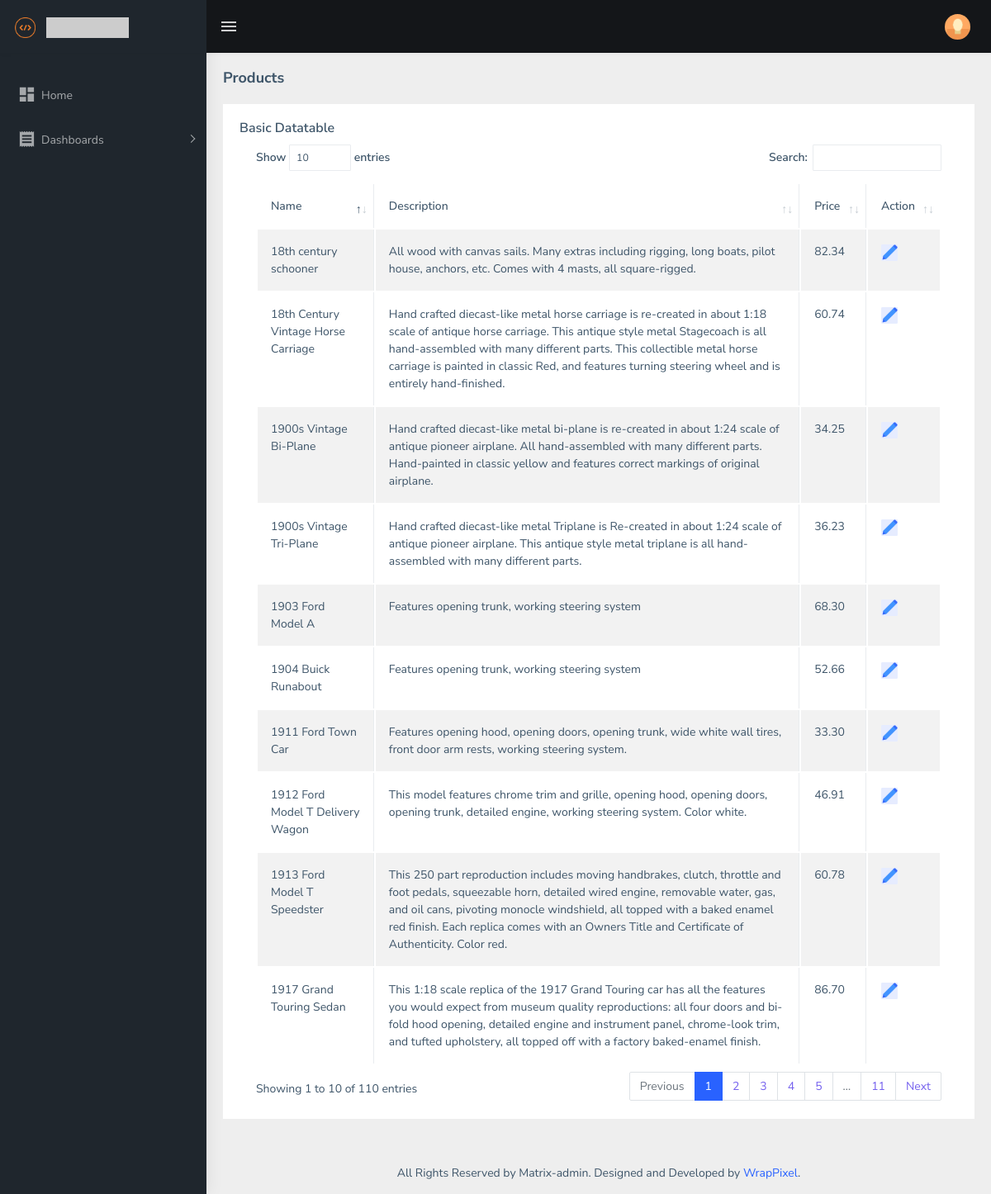
/dashboard/products/index.php, run on the app's committed database.
### tables this page shows
CREATE TABLE `products` (
  `productCode` varchar(15) NOT NULL,
  `productName` varchar(70) NOT NULL,
  `productLine` varchar(50) NOT NULL,
  `productScale` varchar(10) NOT NULL,
  `productVendor` varchar(50) NOT NULL,
  `productDescription` text NOT NULL,
  `quantityInStock` smallint(6) NOT NULL,
  `buyPrice` decimal(10,2) NOT NULL,
  `MSRP` decimal(10,2) NOT NULL
);

### dashboard/products/index.php (the view, shortened to what this page needs)
<?php
include "../includes/connect_database.php";
$query = '
select p.productName, p.productDescription, p.buyPrice as price, p.productCode as code
from products as p';
$result = $connect->query($query);
$rows = $result->fetchAll(PDO::FETCH_ASSOC);
?>
<!DOCTYPE html>
<html dir="ltr" lang="en">
<?php include "../includes/head.php"; ?>
<body>
    <?php include "../includes/header.php"; ?>
    <?php include "../includes/aside.php"; ?>
    <div class="page-wrapper">
        <div class="page-breadcrumb">
            <div class="row">
                <div class="col-12 d-flex no-block align-items-center">
                    <h4 class="page-title">Products</h4>
                </div>
            </div>
        </div>
        <div class="container-fluid">
            <div class="row">
                <div class="col-12">
                    <div class="card">
                        <div class="card-body">
                            <h5 class="card-title">Basic Datatable</h5>
                            <div class="table-responsive">
                                <table id="zero_config" class="table table-striped table-bordered">
                                    <thead>
                                        <tr>
                                            <th>Name</th>
                                            <th>Description</th>
                                            <th>Price</th>
                                            <th>Action</th>
                                        </tr>
                                    </thead>
                                    <tbody>
                                        <?php foreach ($rows as $row) { ?>
                                            <tr>
                                                <td><?= $row['productName'] ?></td>
                                                <td><?= $row['productDescription'] ?></td>
                                                <td><?= $row['price'] ?></td>
                                                <td>
                                                    <a href="edit.php?code=<?= $row['code'] ?>"><img width="20px" src="../../assets/images/edit.png" alt="edit"></a>
                                                </td>
                                            </tr>
                                        <?php } ?>
                                </table>
                            </div>
                        </div>
                    </div>
                </div>
            </div>
        </div>
        <?php include '../includes/footer.php';?>
</body>
</html>

### data on the page
products: productName "1917 Grand Touring Sedan", productDescription "This 1:18 scale replica of the 1917 Grand Touring car has all the features you would expect from museum quality reproductions: all four doors and bi-fold hood opening, detailed engine and instrument panel, chrome-look trim, and tufted upholstery, all topped off with a factory baked-enamel finish.", buyPrice "86.70"
products: productName "1911 Ford Town Car", productDescription "Features opening hood, opening doors, opening trunk, wide white wall tires, front door arm rests, working steering system.", buyPrice "33.30"
products: productName "1913 Ford Model T Speedster", productDescription "This 250 part reproduction includes moving handbrakes, clutch, throttle and foot pedals, squeezable horn, detailed wired engine, removable water, gas, and oil cans, pivoting monocle windshield, all topped with a baked enamel red finish. Each replica comes with an Owners Title and Certificate of Authenticity. Color red.", buyPrice "60.78"
products: productName "18th Century Vintage Horse Carriage", productDescription "Hand crafted diecast-like metal horse carriage is re-created in about 1:18 scale of antique horse carriage. This antique style metal Stagecoach is all hand-assembled with many different parts. This collectible metal horse carriage is painted in classic Red, and features turning steering wheel and is entirely hand-finished.", buyPrice "60.74"
products: productName "1903 Ford Model A", productDescription "Features opening trunk, working steering system", buyPrice "68.30"
products: productName "1904 Buick Runabout", productDescription "Features opening trunk, working steering system", buyPrice "52.66"
products: productName "18th century schooner", productDescription "All wood with canvas sails. Many extras including rigging, long boats, pilot house, anchors, etc. Comes with 4 masts, all square-rigged.", buyPrice "82.34"
products: productName "1900s Vintage Bi-Plane", productDescription "Hand crafted diecast-like metal bi-plane is re-created in about 1:24 scale of antique pioneer airplane. All hand-assembled with many different parts. Hand-painted in classic yellow and features correct markings of original airplane.", buyPrice "34.25"
products: productName "1912 Ford Model T Delivery Wagon", productDescription "This model features chrome trim and grille, opening hood, opening doors, opening trunk, detailed engine, working steering system. Color white.", buyPrice "46.91"
products: productName "1900s Vintage Tri-Plane", productDescription "Hand crafted diecast-like metal Triplane is Re-created in about 1:24 scale of antique pioneer airplane. This antique style metal triplane is all hand-assembled with many different parts.", buyPrice "36.23"
